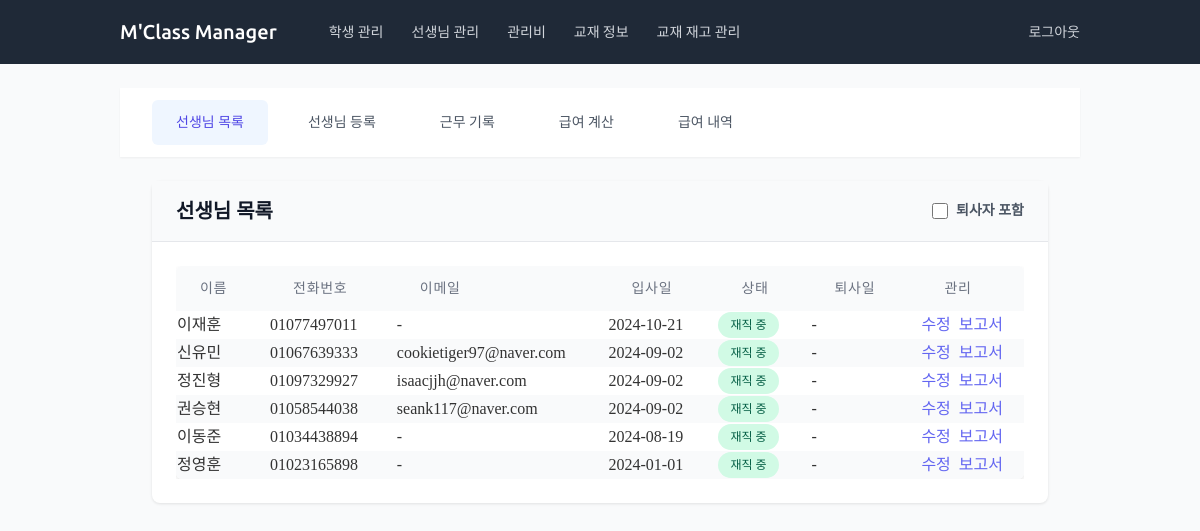
Before: /teachers/ (signed in) with the older database file.
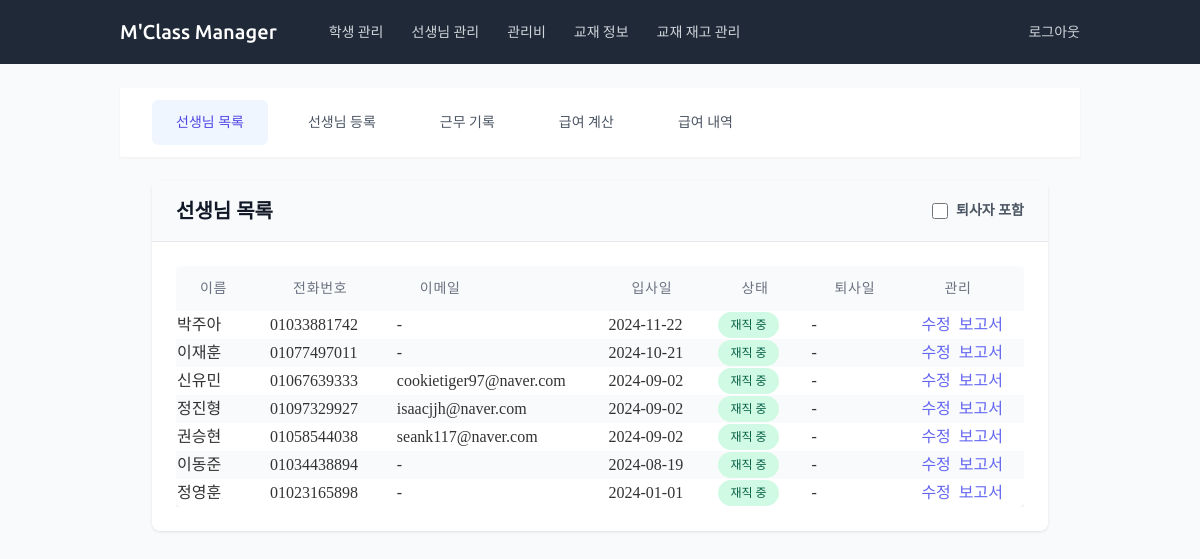
After: the same page with the newer database file.
### teachers/models.py (models this page shows, shortened)
class Teacher(models.Model):
    GENDER_CHOICES = [
        ('M', '남'),
        ('F', '여'),
    ]
    name = models.CharField(max_length=100, verbose_name='이름')
    phone_number = models.CharField(
        max_length=11,
        validators=[validate_phone_number],
        blank=True,
        null=True,
        verbose_name='전화번호'
    )
    email = models.EmailField(blank=True, null=True, verbose_name='이메일')
    gender = models.CharField(max_length=1, choices=GENDER_CHOICES, blank=True, null=True, verbose_name='성별')
    hire_date = models.DateField(blank=True, null=True, verbose_name='입사일')
    resignation_date = models.DateField(null=True, blank=True, verbose_name='퇴사일')
    bank = models.ForeignKey('common.Bank', on_delete=models.SET_NULL, blank=True, null=True, verbose_name='거래은행')
    account_number = models.CharField(max_length=20, blank=True, null=True, verbose_name='급여계좌')
    base_salary = models.IntegerField(blank=True, null=True, verbose_name='급여기준', default=15000)
    additional_salary = models.IntegerField(blank=True, null=True, verbose_name='추가급여', default=0)
    other_info = models.TextField(blank=True, null=True, verbose_name='기타')
    is_active = models.BooleanField(default=True, verbose_name="재직 중")
    extra_field1 = models.CharField(max_length=100, blank=True, null=True, verbose_name='예비1')
    extra_field2 = models.CharField(max_length=100, blank=True, null=True, verbose_name='예비2')
    extra_field3 = models.CharField(max_length=100, blank=True, null=True, verbose_name='예비3')
    extra_field4 = models.CharField(max_length=100, blank=True, null=True, verbose_name='예비4')
    class Meta:
        verbose_name = '교사'
        verbose_name_plural = '교사'

### teachers/views.py (the view)
# urls.py: path('', views.TeacherListView.as_view(), name='teacher_list'),
class TeacherListView(LoginRequiredMixin, ListView):
    model = Teacher
    template_name = 'teachers/teacher_list.html'
    context_object_name = 'teachers'
    def get_queryset(self):
        queryset = Teacher.objects.all()
        show_inactive = self.request.GET.get('show_inactive') == 'on'
        if not show_inactive:
            queryset = queryset.filter(is_active=True)
        active_teachers = queryset.filter(is_active=True).order_by('-hire_date')
        inactive_teachers = queryset.filter(is_active=False).order_by('-resignation_date') # 퇴사 날짜 기준으로 역순 정렬
        return active_teachers, inactive_teachers
    def get_context_data(self, **kwargs):
        context = super().get_context_data(**kwargs)
        context['show_inactive'] = self.request.GET.get('show_inactive') == 'on'
        context['active_teachers'], context['inactive_teachers'] = self.get_queryset()
        return context

### teachers/templates/teachers/teacher_list.html (shortened to what this page needs)
{% extends 'teachers/base_teachers.html' %}
{% block teacher_content %}
<div class="content-card">
    <div class="card-header">
        <div class="flex items-center justify-between">
            <h1 class="text-xl font-semibold text-gray-900">선생님 목록</h1>
            <div class="flex items-center space-x-4">
                <form method="get" class="flex items-center">
                    <label class="inline-flex items-center">
                        <input type="checkbox" name="show_inactive"
                               class="form-checkbox h-4 w-4 text-indigo-600"
                               onchange="this.form.submit()">
                        <span class="ml-2 text-sm text-gray-600">퇴사자 포함</span>
                    </label>
                </form>
            </div>
        </div>
    </div>
    <div class="card-body">
        <div class="overflow-x-auto">
            <table class="content-table">
                <thead>
                    <tr>
                        <th>이름</th>
                        <th>전화번호</th>
                        <th>이메일</th>
                        <th>입사일</th>
                        <th>상태</th>
                        <th>퇴사일</th>
                        <th>관리</th>
                    </tr>
                </thead>
                <tbody>
                    {% if active_teachers %}
                        {% for teacher in active_teachers %}
                        <tr>
                            <td>
                                {{ teacher.name }}
                            </td>
                            <td>{{ teacher.phone_number|default:"-" }}</td>
                            <td>{{ teacher.email|default:"-" }}</td>
                            <td>{{ teacher.hire_date|date:"Y-m-d" }}</td>
                            <td>
                                <span class="status-badge status-badge-success">
                                    재직 중
                                </span>
                            </td>
                            <td>-</td>
                            <td>
                                <div class="flex space-x-2">
                                    <a href="{% url 'teachers:teacher_update' teacher.pk %}"
                                       class="link-primary">수정</a>
                                    <a href="{% url 'teachers:teacher_pdf_report' teacher.pk %}"
                                       class="link-primary" target="_blank">보고서</a>
                                </div>
                            </td>
                        </tr>
                        {% endfor %}
                    {% endif %}
                </tbody>
            </table>
        </div>
    </div>
</div>
{% endblock %}

Changed rows visible on the page:
added Teacher: name "박주아", phone_number "01033881742", email "-", hire_date "2024-11-22"
